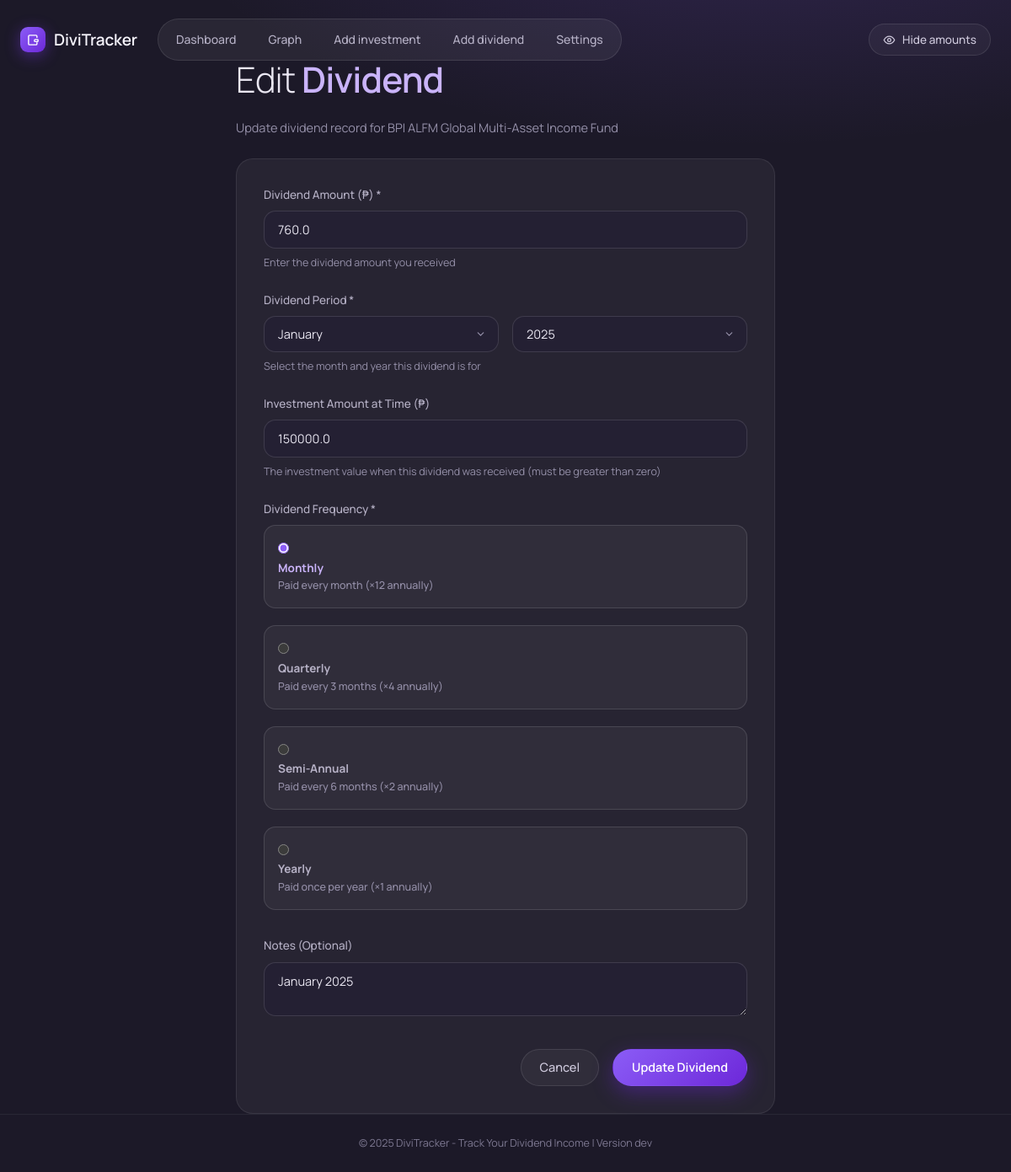
The app's page /dividends/1/edit with its own data.
### app/models.py (models this page shows, shortened)
class Investment(db.Model):
    __tablename__ = "investments"
    id: Mapped[int] = mapped_column(Integer, primary_key=True)
    name: Mapped[str] = mapped_column(String(100), unique=True, nullable=False, index=True)
    ticker: Mapped[Optional[str]] = mapped_column(String(20), nullable=True)
    total_invested: Mapped[float] = mapped_column(Float, default=0.0, nullable=False)
    current_value: Mapped[Optional[float]] = mapped_column(Float, nullable=True, default=None)
    created_at: Mapped[datetime] = mapped_column(DateTime, default=utcnow, nullable=False)
    updated_at: Mapped[datetime] = mapped_column(
        DateTime, default=utcnow, onupdate=utcnow, nullable=False
    )
    dividends: Mapped[list["Dividend"]] = relationship(
        "Dividend",
        back_populates="investment",
        lazy="dynamic",
        cascade="all, delete-orphan",
    )

class Dividend(db.Model):
    __tablename__ = "dividends"
    id: Mapped[int] = mapped_column(Integer, primary_key=True)
    investment_id: Mapped[int] = mapped_column(
        Integer, ForeignKey("investments.id"), nullable=False, index=True
    )
    amount: Mapped[float] = mapped_column(Float, nullable=False)
    frequency: Mapped[str] = mapped_column(String(20), nullable=False)
    investment_amount_at_time: Mapped[Optional[float]] = mapped_column(Float, nullable=True)
    period_month: Mapped[Optional[int]] = mapped_column(Integer, nullable=True)
    period_year: Mapped[Optional[int]] = mapped_column(Integer, nullable=True)
    date_received: Mapped[datetime] = mapped_column(DateTime, default=utcnow, nullable=False)
    notes: Mapped[Optional[str]] = mapped_column(String(200), nullable=True)
    investment: Mapped["Investment"] = relationship("Investment", back_populates="dividends")

### app/routes/dividends.py (the view, shortened to what this page needs)
@dividends_bp.route("/<int:dividend_id>/edit", methods=["GET", "POST"])
def edit_dividend(dividend_id: int):
    dividend_service = DividendService()
    try:
        dividend = dividend_service.get_dividend_by_id(dividend_id)
    except NotFoundError:
        flash("Dividend not found", "error")
        return redirect(url_for("main.index"))
    current_year = datetime.now().year
    return render_template(
        "edit_dividend.html",
        dividend=dividend,
        current_year=current_year,
    )

### app/services/dividend_service.py (called while the page is built)
    def get_dividend_by_id(self, dividend_id: int) -> Dividend:
        dividend = db.session.get(Dividend, dividend_id)
        if dividend is None:
            raise NotFoundError(f"Dividend with ID {dividend_id} not found")
        return dividend

### templates/edit_dividend.html (shortened to what this page needs)
{% extends "base.html" %}
{% block content %}
<div class="form-page">
    <h1>Edit <span>Dividend</span></h1>
    <p class="page-subtitle" style="margin-bottom: 24px;">Update dividend record for {{ dividend.investment.name }}</p>
    <div class="form-container">
        <form method="post" action="{{ url_for('dividends.edit_dividend', dividend_id=dividend.id) }}">
            <div class="form-group">
                <label for="amount">Dividend Amount ({{ currency_symbol }}) *</label>
                <input type="number"
                       id="amount"
                       name="amount"
                       step="0.01"
                       min="0.01"
                       value="{{ dividend.amount }}"
                       required>
                <small class="form-help">Enter the dividend amount you received</small>
            </div>
            <div class="form-group">
                <label>Dividend Period *</label>
                <div class="period-inputs">
                    <select id="period_month" name="period_month" required>
                        <option value="1" {% if dividend.period_month == 1 %}selected{% endif %}>January</option>
                    </select>
                    <select id="period_year" name="period_year" required>
                        {% for year in range(2020, 2031) %}
                        <option value="{{ year }}" {% if dividend.period_year == year %}selected{% endif %}>{{ year }}</option>
                        {% endfor %}
                    </select>
                </div>
                <small class="form-help">Select the month and year this dividend is for</small>
            </div>
            <div class="form-group">
                <label for="investment_amount_at_time">Investment Amount at Time ({{ currency_symbol }})</label>
                <input type="number"
                       id="investment_amount_at_time"
                       name="investment_amount_at_time"
                       step="0.01"
                       min="0.01"
                       value="{{ dividend.investment_amount_at_time or '' }}">
                <small class="form-help">The investment value when this dividend was received (must be greater than zero)</small>
            </div>
            <div class="form-group">
                <label>Dividend Frequency *</label>
                <div class="radio-group">
                    <label class="radio-option">
                        <input type="radio" name="frequency" value="monthly" {% if dividend.frequency == 'monthly' %}checked{% endif %} required>
                        <span class="radio-label">
                            <strong>Monthly</strong>
                            <small>Paid every month (×12 annually)</small>
                        </span>
                    </label>
                    <label class="radio-option">
                        <input type="radio" name="frequency" value="quarterly" {% if dividend.frequency == 'quarterly' %}checked{% endif %}>
                        <span class="radio-label">
                            <strong>Quarterly</strong>
                            <small>Paid every 3 months (×4 annually)</small>
                        </span>
                    </label>
                    <label class="radio-option">
                        <input type="radio" name="frequency" value="semi-annual" {% if dividend.frequency == 'semi-annual' %}checked{% endif %}>
                        <span class="radio-label">
                            <strong>Semi-Annual</strong>
                            <small>Paid every 6 months (×2 annually)</small>
                        </span>
                    </label>
                    <label class="radio-option">
                        <input type="radio" name="frequency" value="yearly" {% if dividend.frequency == 'yearly' %}checked{% endif %}>
                        <span class="radio-label">
                            <strong>Yearly</strong>
                            <small>Paid once per year (×1 annually)</small>
                        </span>
                    </label>
                </div>
            </div>
            <div class="form-group">
                <label for="notes">Notes (Optional)</label>
                <textarea id="notes" name="notes" rows="2" placeholder="Any additional notes...">{{ dividend.notes or '' }}</textarea>
            </div>
            <div class="form-actions">
                <a href="{{ url_for('investments.view_investment', investment_id=dividend.investment_id) }}" class="btn btn-secondary">Cancel</a>
                <button type="submit" class="btn btn-primary">Update Dividend</button>
            </div>
        </form>
    </div>
</div>
{% endblock content %}

### records on screen
Investment: investment.name "BPI ALFM Global Multi-Asset Income Fund"
Dividend: amount "760.0", period_month "January", period_year "2025", investment_amount_at_time "150000.0", frequency "☑ Monthly Paid every month (×12", frequency "☐ Quarterly Paid every 3 months", frequency "☐ Semi-Annual Paid every 6 month", frequency "☐ Yearly Paid once per year (×1", notes "January 2025"

### other values on screen
{{ currency_symbol }} "₱"
{{ app_version }} "dev"
